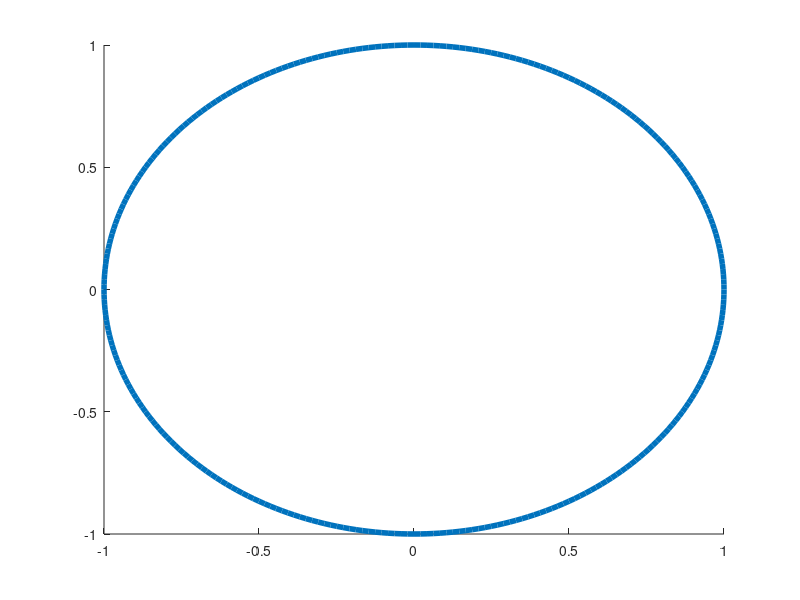

MATLAB code to generate this figure:
function h=ellipse(ra,rb,ang,x0,y0,C,Nb)
% Ellipse adds ellipses to the current plot
%
% ELLIPSE(ra,rb,ang,x0,y0) adds an ellipse with semimajor axis of ra,
% a semiminor axis of radius rb, and an orientation of the semimajor
% axis with an angle of ang (in radians) rotated counter-clockwise 
% from the x-axis.  The ellipse is centered at the point x0,y0.
%
% The length of ra, rb, and ang should be the same. 
% If ra is a vector of length L and x0,y0 scalars, L ellipses
% are added at point x0,y0.
% If ra is a scalar and x0,y0 vectors of length M, M ellipse are with the same 
% radii are added at the points x0,y0.
% If ra, x0, y0 are vectors of the same length L=M, M ellipses are added.
% If ra is a vector of length L and x0, y0 are  vectors of length
% M~=L, L*M ellipses are added, at each point x0,y0, L ellipses of radius ra.
%
% ELLIPSE(ra,rb,ang,x0,y0,C)
% adds ellipses of color C. C may be a string ('r','b',...) or the RGB value. 
% If no color is specified, it makes automatic use of the colors specified by 
% the axes ColorOrder property. For several ellipses C may be a vector.
%
% ELLIPSE(ra,rb,ang,x0,y0,C,Nb), Nb specifies the number of points
% used to draw the ellipse. The default value is 300. Nb may be specified
% for each ellipse individually, in which case it should be the same
% length as ra, rb, etc.
%
% h=ELLIPSE(...) returns the handles to the ellipses.
%
% usage exmple: the following produces a red ellipse centered at 1,1
% and tipped down at a 45 deg axis from the x axis
% ellipse(1,2,pi/4,1,1,'r')
%
% note that if ra=rb, ELLIPSE plots a circle
%

% written by D.G. Long, Brigham Young University, based on the
% CIRCLES.m original written by Peter Blattner, Institute of 
% Microtechnology, University of Neuchatel, Switzerland, blattner@imt.unine.ch

% Check the number of input arguments 

if nargin<1,
  ra=[];
end;
if nargin<2,
  rb=[];
end;
if nargin<3,
  ang=[];
end;

if nargin<5,
  x0=[];
  y0=[];
end;
 
if nargin<6,
  C=[];
end

if nargin<7,
  Nb=[];
end

% set up the default values

if isempty(ra),ra=1;end;
if isempty(rb),rb=1;end;
if isempty(ang),ang=0;end;
if isempty(x0),x0=0;end;
if isempty(y0),y0=0;end;
if isempty(Nb),Nb=300;end;
if isempty(C),C=get(gca,'colororder');end;

% work on the variable sizes

x0=x0(:);
y0=y0(:);
ra=ra(:);
rb=rb(:);
ang=ang(:);
Nb=Nb(:);

if isstr(C),C=C(:);end;

if length(ra)~=length(rb),
  error('length(ra)~=length(rb)');
end;
if length(x0)~=length(y0),
  error('length(x0)~=length(y0)');
end;

% how many inscribed elllipses are plotted

if length(ra)~=length(x0)
  maxk=length(ra)*length(x0);
else
  maxk=length(ra);
end;

% drawing loop

for k=1:maxk
  
  if length(x0)==1
    xpos=x0;
    ypos=y0;
    radm=ra(k);
    radn=rb(k);
    if length(ang)==1
      an=ang;
    else
      an=ang(k);
    end;
  elseif length(ra)==1
    xpos=x0(k);
    ypos=y0(k);
    radm=ra;
    radn=rb;
    an=ang;
  elseif length(x0)==length(ra)
    xpos=x0(k);
    ypos=y0(k);
    radm=ra(k);
    radn=rb(k);
    an=ang(k)
  else
    rada=ra(fix((k-1)/size(x0,1))+1);
    radb=rb(fix((k-1)/size(x0,1))+1);
    an=ang(fix((k-1)/size(x0,1))+1);
    xpos=x0(rem(k-1,size(x0,1))+1);
    ypos=y0(rem(k-1,size(y0,1))+1);
  end;

  % draw ellipse
  
  co=cos(an);
  si=sin(an);
  the=linspace(0,2*pi,Nb(rem(k-1,size(Nb,1))+1,:)+1);
  %  x=radm*cos(the)*co-si*radn*sin(the)+xpos;
  %  y=radm*cos(the)*si+co*radn*sin(the)+ypos;
  p=line(radm*cos(the)*co-si*radn*sin(the)+xpos,radm*cos(the)*si+co*radn*sin(the)+ypos);

  set(p,'color',C(rem(k-1,size(C,1))+1,:),'LineWidth',4);
  
  % output handles to each ellipse if output variable specified
  
  if nargout > 0
    h(k)=p;
  end
  
end;

